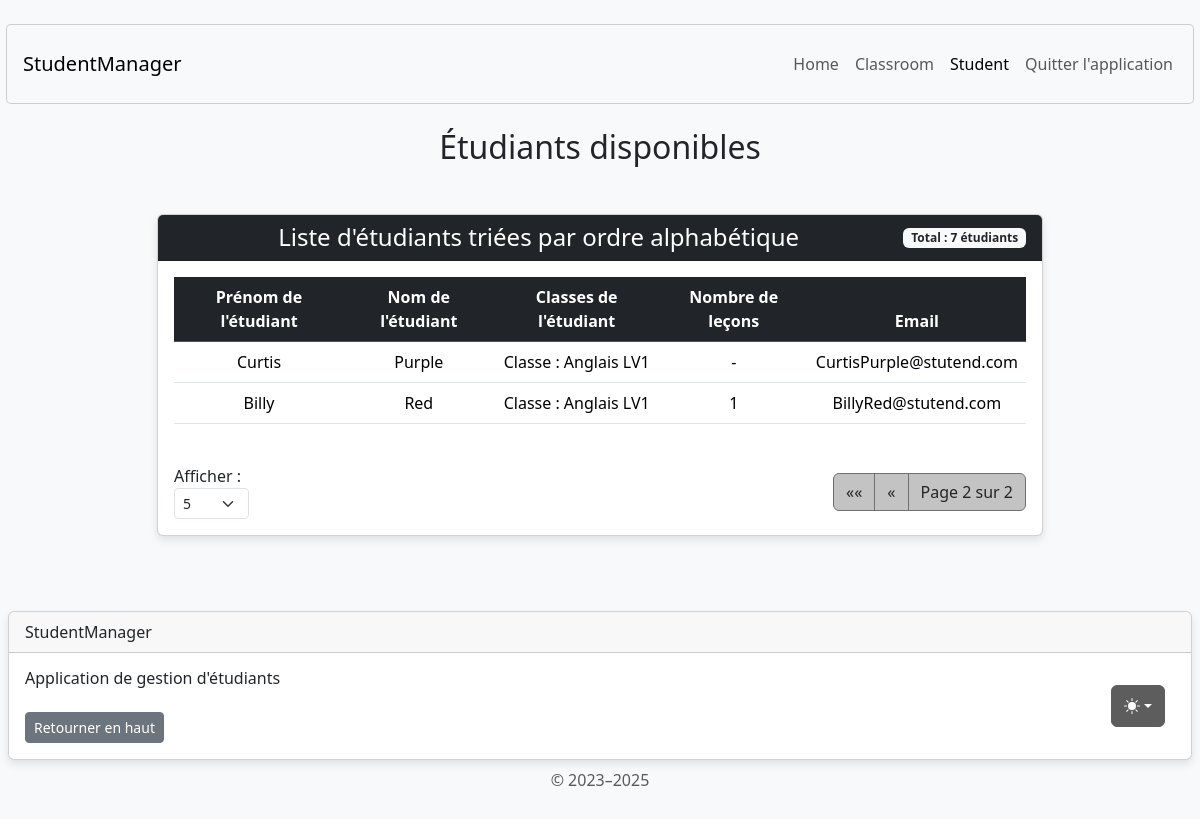
Page /student/display/?page=2&items_per_page=5 on the committed database.
### student/models.py (models this page shows, shortened)
class Student(AbstractUser):
    username = None
    email = models.EmailField('email address', unique=True, null=True, blank=True)
    USERNAME_FIELD = 'email'
    REQUIRED_FIELDS = []
    classroom = models.ForeignKey(
        Classroom,
        on_delete=models.SET_NULL,
        null=True,
        blank=True,
        related_name="students"
    )
    lessons = models.ManyToManyField(Lesson, through='StudentLesson', blank=True)
    groups = models.ManyToManyField(
        'auth.Group',
        blank=True,
        related_name='student_set',
        help_text='The groups this user belongs to.',
        verbose_name='groups'
    )
    user_permissions = models.ManyToManyField(
        'auth.Permission',
        blank=True,
        related_name='student_set_permissions',
        help_text='Specific permissions for this user.',
        verbose_name='user permissions'
    )

### classroom/models.py (models this page shows, shortened)
class Classroom(models.Model):
    classroom_name = models.CharField(max_length=255)
    number_of_places_available = models.PositiveIntegerField(default=0)
    def __str__(self):
        return f"Classe : {self.classroom_name}"

### student/views.py (the view)
# urls.py: path('student/display/', display_students_view, name='display_students'),
def display_students_view(request):
    try:
        items_per_page = int(request.GET.get('items_per_page', 5))
        if items_per_page not in [5, 10, 50, 100]:
            items_per_page = 5
    except (ValueError, TypeError):
        items_per_page = 5
    students = Student.objects.all() \
        .order_by('last_name', 'first_name') \
        .select_related('classroom') \
        .prefetch_related('lessons')
    paginator = Paginator(students, items_per_page)
    page_number = request.GET.get('page')
    page_obj = paginator.get_page(page_number)
    context = {
        'page_obj': page_obj,
        'students': page_obj.object_list,
        'has_students': page_obj.object_list.exists(),
        'items_per_page': items_per_page,
        'per_page_options': [5, 10, 50, 100]
    }
    return render(request, 'student/display_students.html', context)

### student/templates/student/display_students.html (shortened to what this page needs)
{% extends 'home/base.html' %}
{% load static %}
{% block content %}
<body class="d-flex align-items-center py-4 bg-body-tertiary">
    <main class="container text-center">
        <h2 class="mb-4 mt-4">Étudiants disponibles</h2>
        <div class="container mt-5">
            <div class="row justify-content-center">
                <div class="col-md-10">
                    <div class="card">
                        <div class="card-header bg-dark text-white d-flex justify-content-between align-items-center">
                            <h4 class="mb-0 flex-grow-1 text-center">Liste d'étudiants triées par ordre alphabétique</h4>
                            <span class="badge bg-light text-dark">
                                Total : {{ page_obj.paginator.count }} étudiants
                            </span>
                        </div>
                        <div class="card-body">
                            {% if has_students %}
                            <div class="table-responsive">
                                <table class="table table-hover">
                                    <thead class="table-dark">
                                        <tr>
                                            <th scope="col">Prénom de l'étudiant</th>
                                            <th scope="col">Nom de l'étudiant</th>
                                            <th scope="col">Classes de l'étudiant</th>
                                            <th scope="col">Nombre de leçons</th>
                                            <th scope="col">Email</th>
                                        </tr>
                                    </thead>
                                    <tbody>
                                        {% for student in students %}
                                        <tr>
                                            <td>{{ student.first_name }}</td>
                                            <td>{{ student.last_name }}</td>
                                            <td>
                                                {% if student.classroom %}
                                                    {{ student.classroom }}
                                                {% else %}
                                                    -
                                                {% endif %}
                                            </td>
                                            <td>
                                                {% if student.lessons.count %}
                                                    {{ student.lessons.count }}
                                                {% else %}
                                                    -
                                                {% endif %}
                                            </td>
                                            <td>
                                                {% if student.email %}
                                                    {{ student.email }}
                                                {% else %}
                                                    -
                                                {% endif %}
                                            </td>
                                        </tr>
                                        {% endfor %}
                                    </tbody>
                                </table>
                            </div>
                            <div class="pagination-container mt-4">
                                <div>
                                    <form method="GET" class="form-inline">
                                        <label for="items_per_page" class="me-2">Afficher :</label>
                                        <select name="items_per_page" id="items_per_page" class="form-select form-select-sm" onchange="this.form.submit()">
                                            {% for option in per_page_options %}
                                            <option value="{{ option }}" {% if items_per_page == option %}selected{% endif %}>{{ option }}</option>
                                            {% endfor %}
                                        </select>
                                    </form>
                                </div>
                                <nav>
                                    <ul class="pagination mb-0">
                                        {% if page_obj.has_previous %}
                                        <li class="page-item">
                                            <a class="page-link" href="?page=1&items_per_page={{ items_per_page }}" aria-label="First">
                                                <span aria-hidden="true">&laquo;&laquo;</span>
                                            </a>
                                        </li>
                                        <li class="page-item">
                                            <a class="page-link" href="?page={{ page_obj.previous_page_number }}&items_per_page={{ items_per_page }}" aria-label="Previous">
                                                <span aria-hidden="true">&laquo;</span>
                                            </a>
                                        </li>
                                        {% endif %}
                                        <li class="page-item disabled">
                                            <span class="page-link">
                                                Page {{ page_obj.number }} sur {{ page_obj.paginator.num_pages }}
                                            </span>
                                        </li>
                                    </ul>
                                </nav>
                            </div>
                            {% else %}
                            <div class="alert alert-info" role="alert">
                                Il n'y a pas d'étudiants à afficher.
                            </div>
                            {% endif %}
                        </div>
                    </div>
                </div>
            </div>
        </div>
    </main>
</body>
{% endblock content %}

### home/templates/home/base.html (style rules this page uses)
body { display: flex; flex-direction: column; min-height: 100vh; }
main { flex: 1; }

### student/templates/student/display_students.html (style rules this page uses)
.card { box-shadow: 0 4px 8px rgba(0, 0, 0, 0.1); }
.pagination .page-item .page-link { color: #252525; background-color: #c3c3c3; border-color: #6f6f6f; transition: all 0.3s ease; outline: none !important; box-shadow: none !important; }
.pagination .page-item.disabled .page-link { background-color: #c3c3c3; border-color: #6f6f6f; color: #252525; }
.pagination-container { display: flex; justify-content: space-between; align-items: center; flex-wrap: wrap; }

### rows in the picture
Student: first_name "Curtis", last_name "Purple", classroom "Classe : Anglais LV1", email "CurtisPurple@stutend.com"
Student: first_name "Billy", last_name "Red", classroom "Classe : Anglais LV1", lessons.count "1", email "BillyRed@stutend.com"

### other values in the picture
{{ page_obj.paginator.count }} "7"
{{ page_obj.number }} "2"
{{ page_obj.paginator.num_pages }} "2"
form field items_per_page "5"
